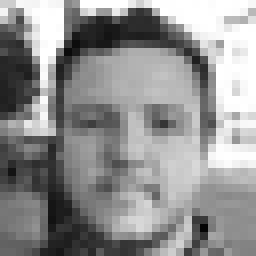
#> input picture Activity/test_image_kernel.png, 32 x 32 px (shown 8 times larger)
$ python kernel_test.py
#> lines starting #> are read from the running program, lines starting #| are printed output that depends on the picture
from operator import mod
import cv2 as cv
import numpy as np
from matplotlib import  pyplot as plt

img = cv.imread('test_image_kernel.png', cv.IMREAD_GRAYSCALE);
#> img is the input picture: shape (32, 32); min 5, max 255, mean 144.8

img_h = img.shape[0]
#> img_h = 32
img_w = img.shape[1]
#> img_w = 32

img_out = np.asarray(img_h * [img_w * [0]], np.uint8)

kernel = [[ 0, -1,  0],
          [-1,  5, -1],
          [ 0, -1,  0]]

img_for_process = np.asarray((img_h + 1) * [(img_w + 1) * [0]], np.uint8)

for h in range(img_for_process.shape[0]) :
    for w in range(img_for_process.shape[1]) :
        try :
            img_for_process[h][w] = img[h][w]
        except :
            img_for_process[h][w] = 0
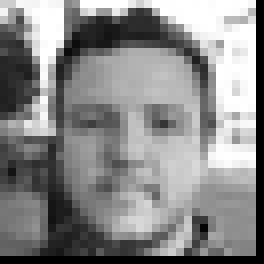
#> img_for_process: shape (33, 33) (shown 8 times larger); min 0, max 255, mean 136.2
print(img_for_process)
#> (printed output is left out)


for h in range(img_h) :
    for w in range(img_w) :
        sum = 0;
        for kernel_h in range(3) :
            for kernel_w in range(3) :
                sum += img_for_process[h + kernel_h - 1][w + kernel_w - 1] * kernel[kernel_h][kernel_w]
        if sum < 0 :
            sum = 0
        elif sum > 255 :
            sum = 255
        img_out[h][w] = sum
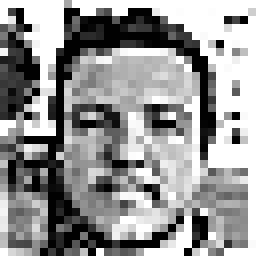
#> img_out: shape (32, 32) (shown 8 times larger); min 0, max 255, mean 147.6


plt.subplot(121)
plt.imshow(img, cmap='gray')
plt.title('Original')

plt.subplot(122)
plt.imshow(img_out, cmap='gray')
plt.title('Output')

plt.show()
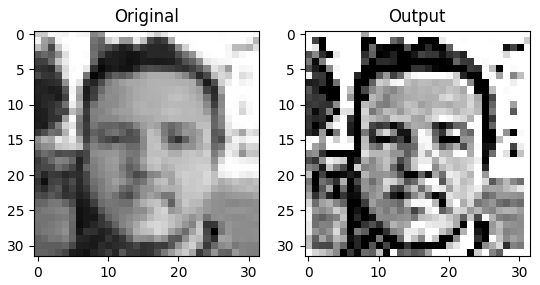
#> figure drawn by matplotlib, 2 panels

$ run again, with Activity/Swing_100x100.png copied over Activity/test_image_kernel.png
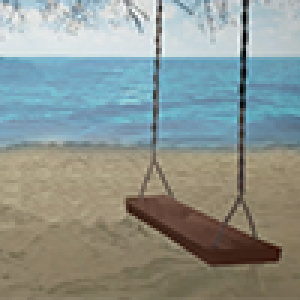
#> input picture Activity/Swing_100x100.png, 100 x 100 px (shown 3 times larger)
#> (printed output is left out)
#> after the loop `for h in range(img_h) :`:
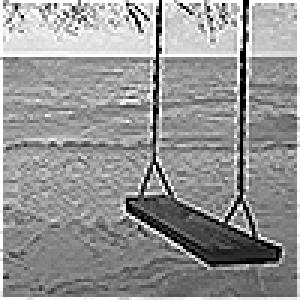
#> img_out: shape (100, 100) (shown 3 times larger); min 0, max 255, mean 149.5
#> `plt.show()`:
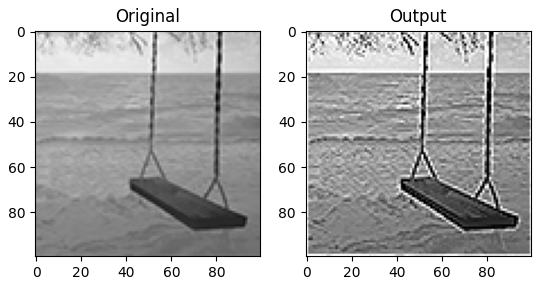
#> figure drawn by matplotlib, 2 panels
